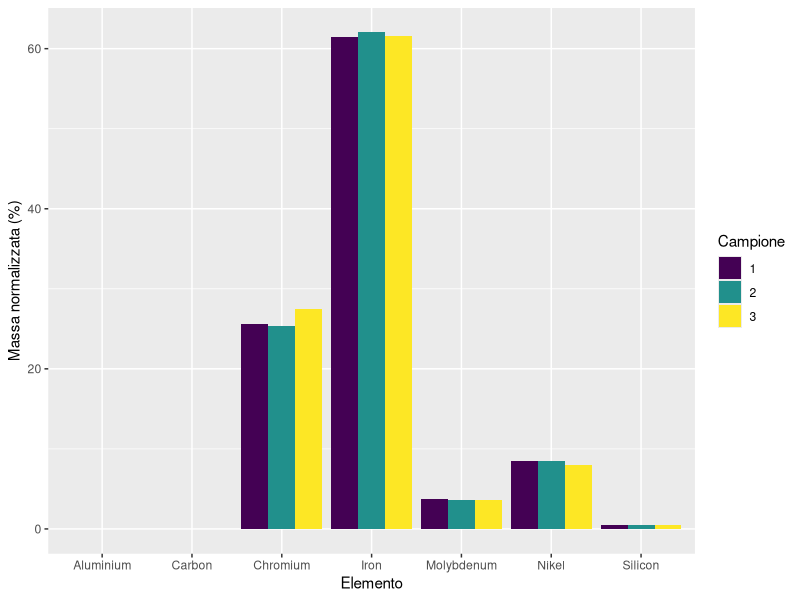
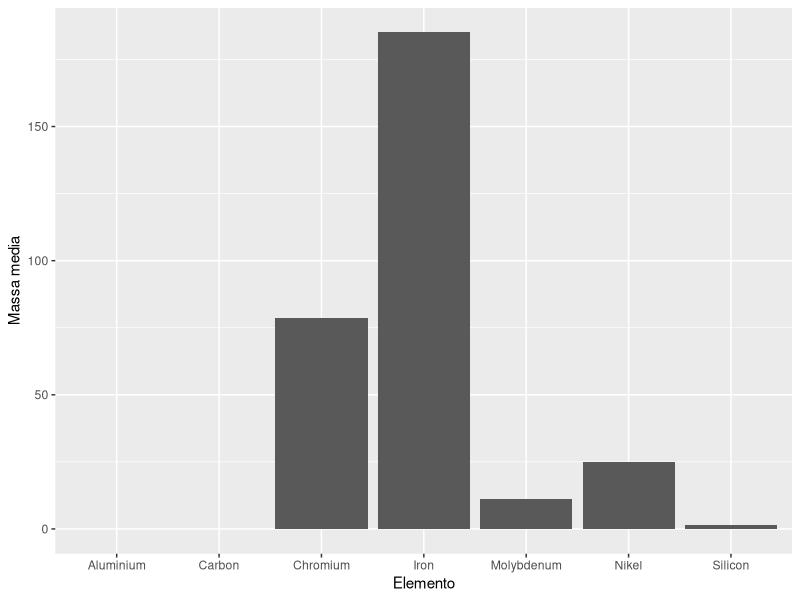

Source code (R) for these figures, in order:
## ---- chunk 1
# Caricamento librerie
library(knitr)
library(kableExtra)
library(tidyverse)
library(modelr)
library(purrr)

# Impostazioni output
knitr::opts_chunk$set(
	fig.align  = "center",      # allineamento figure
	fig.dim    = c(5, 3) * 1.2, # rapporto larghezza/altezza e fattore di scala
	out.height = "2.8in",       # altezza effettiva figure
	message    = FALSE,         # sopprimi messaggi
	warning    = FALSE,         # sopprimi warning
	echo       = TRUE,          # mostra i codice dei chunk
	include    = TRUE,          # mostra l'output dei chunk
	tidy       = TRUE,          # formatta il codice dei chunk
  tidy.opts  = list(width.cutoff=I(75)) # massima larghezza codice nei chunk
)
## ---- chunk 2
Dati_tot <- read_csv("Dati_tot.csv")
kable(Dati_tot[1:7,], booktabs=T, caption="Campionamento generale") %>%
  kable_styling(latex_options = c("striped", "HOLD_position"), position = "center")
## ---- chunk 3
tab_mean <- Dati_tot %>% 
  group_by(Element) %>% 
  mutate(
    Mean = mean(Mass_Norm) %>% round(digits=2),
    .before  = Campione
  )

tab_mean %>% 
  group_by(Element) %>% 
  select(Element, Mean) %>% 
  unique() %>% 
  kable(booktabs=T, caption="Campionamento generale") %>%
  kable_styling(latex_options = c("striped", "HOLD_position"), position = "center")
## ---- chunk 4
tab_mean %>% 
  ggplot(aes(x=Element, y=Mass_Norm, fill=as.character(Campione))) + 
  geom_col(position="dodge") +
  labs(x="Elemento", y="Massa normalizzata (%)", fill="Campione") + 
  scale_fill_viridis_d()
## ---- chunk 5
tab_mean %>% 
  ggplot(aes(x=Element, y=Mean), fill="blue4") + 
  geom_col() +
  labs(x="Elemento", y="Massa media")
## ---- chunk 6
fase_chiara <- read.csv("Dati_fase_chiara.csv")
fase_scura <- read.csv("Dati_fase_scura.csv")

fase_chiara %>% 
  kable(booktabs=T, caption="Campionamento fase chiara") %>%
  kable_styling(latex_options = c("striped", "HOLD_position"), position = "center")

fase_scura %>% 
  kable(booktabs=T, caption="Campionamento fase scura") %>%
  kable_styling(latex_options = c("striped", "HOLD_position"), position = "center")
